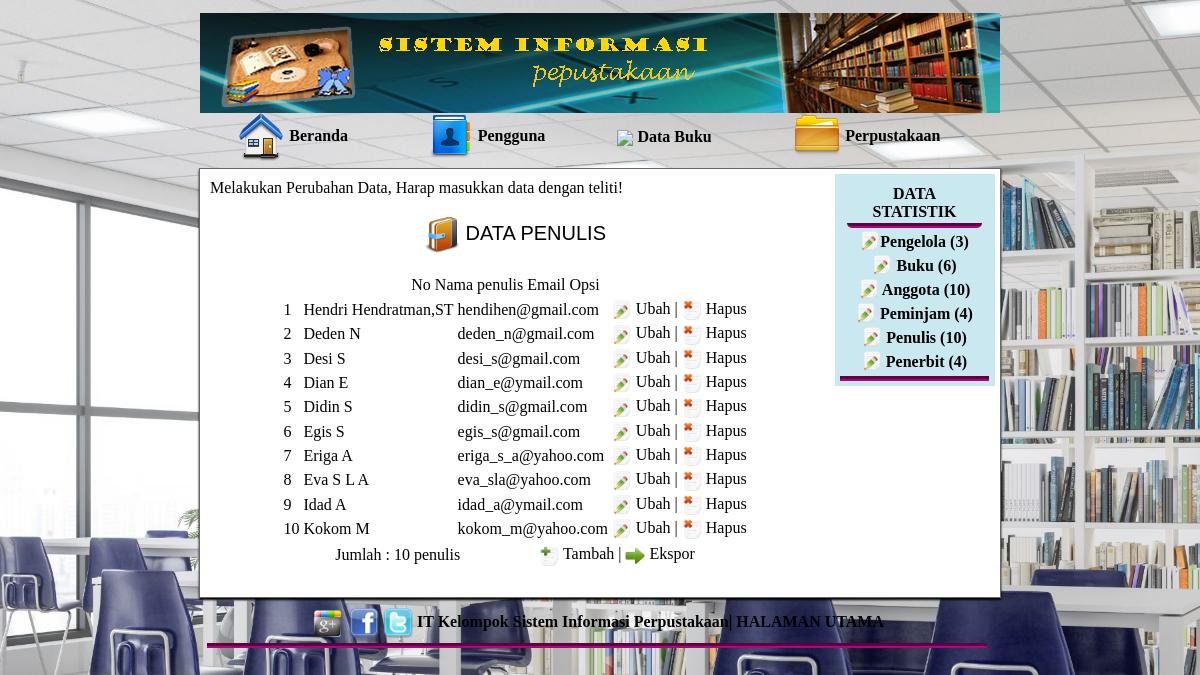
Page /?halaman=penulis (signed in) on the committed database.
### tables this page shows
CREATE TABLE `penulis` (
  `kode_penulis` int(11) NOT NULL,
  `nama_penulis` varchar(35) NOT NULL,
  `alamat` text NOT NULL,
  `email` text NOT NULL,
  `keterangan` text NOT NULL
);

### penulis_modul.php (the view, shortened to what this page needs)
<?php
include 'penulis_skrip.php';
?>
<?php
if (empty($_GET['aksi'])){
  $no=1;
  $lihat=$mysqli->query("SELECT * FROM penulis Order By kode_penulis");
  $jml_data=$lihat->num_rows;
?>
  <h3 align="center">
  <img class="gambar_menu" src="ikon/penulis.png" align="absmiddle" />
  DATA PENULIS</h3>
  <table border="0" class="judul" align="center">
   <tr class="judul" align="center">
    <td class="nomor">No</td>
    <td class="data">Nama penulis</td>
    <td class="data">Email</td>
    <td class="data">Opsi</td>
    <td width="15">&nbsp;</td>
   </tr>
  </table>
  <div class="data">
  <table border="0" class="data" align="center">
  <?php while ($l=$lihat->fetch_array()){ ?>
   <tr class="data">
    <td class="nomor"><?php echo"$no";?></td>
    <td class="data"><?php echo"$l[nama_penulis]";?></td>
    <td class="data"><?php echo"$l[email]";?></td>
    <td class="data" align="center">
    <img src="ikon/ubah.png" width="20" height="20"
    	 align="absmiddle" />
	<a href="?halaman=penulis&opsi=ubah&id=<?php echo"$l[kode_penulis]"; ?>">
	Ubah</a> |
	<img src="ikon/hapus.png" width="20" height="20"
    	 align="absmiddle" />
	<a href="?halaman=penulis&skrip=hapus&id=<?php echo"$l[kode_penulis]";?>"
   	   onClick="return hapus();">
	Hapus</a>
	</td>
   </tr>
   <?php $no++; } ?>
  </table>
  </div>
  <table border="0" class="status" align="center">
   <tr>
    <td width="200">Jumlah : <?php echo"$jml_data";?> penulis</td>
    <td align="center" class="data">
    <a href="?halaman=penulis&opsi=tambah">
    <img src="ikon/tambah.png" width="20" height="20"
    	 align="absmiddle" />
	Tambah</a> |
	<a href="?halaman=penulis&opsi=ekspor">
	<img src="ikon/ekspor.png" width="20" height="20"
    	 align="absmiddle" />
	Ekspor</a>
    </td>
   </tr>
  </table>
  <br>
<?php } ?>

### desain.css (style rules this page uses)
a { color: #000000; text-decoration: none; }
.gambar_menu { width: 36px; height: 36px; }
h3 { font: 20px Arial, Helvetica, sans-serif; color: #000000; }

### rows in the picture
penulis: nama_penulis "Hendri Hendratman,ST", email "hendihen@gmail.com"
penulis: nama_penulis "Deden N", email "deden_n@gmail.com"
penulis: nama_penulis "Desi S", email "desi_s@gmail.com"
penulis: nama_penulis "Dian E", email "dian_e@ymail.com"
penulis: nama_penulis "Didin S", email "didin_s@gmail.com"
penulis: nama_penulis "Egis S", email "egis_s@gmail.com"
penulis: nama_penulis "Eriga A", email "eriga_s_a@yahoo.com"
penulis: nama_penulis "Eva S L A", email "eva_sla@yahoo.com"
penulis: nama_penulis "Idad A", email "idad_a@ymail.com"
penulis: nama_penulis "Kokom M", email "kokom_m@yahoo.com"

### other values in the picture
$jml_data "10"
$a1 "3"
$a2 "6"
$a3 "10"
$a4 "4"
$a5 "10"
$a6 "4"
